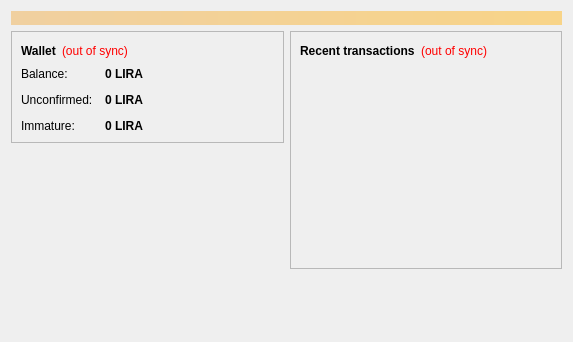
<?xml version="1.0" encoding="UTF-8"?>
<ui version="4.0">
 <class>OverviewPage</class>
 <widget class="QWidget" name="OverviewPage">
  <property name="geometry">
   <rect>
    <x>0</x>
    <y>0</y>
    <width>573</width>
    <height>342</height>
   </rect>
  </property>
  <property name="windowTitle">
   <string>Form</string>
  </property>
  <layout class="QVBoxLayout" name="topLayout">
   <item>
    <widget class="QLabel" name="labelAlerts">
     <property name="visible">
      <bool>false</bool>
     </property>
     <property name="styleSheet">
      <string notr="true">background-color: qlineargradient(x1: 0, y1: 0, x2: 1, y2: 0, stop:0 #F0D0A0, stop:1 #F8D488); color:#000000;</string>
     </property>
     <property name="wordWrap">
      <bool>true</bool>
     </property>
     <property name="margin">
      <number>3</number>
     </property>
    </widget>
   </item>
   <item>
    <layout class="QHBoxLayout" name="horizontalLayout" stretch="1,1">
     <item>
      <layout class="QVBoxLayout" name="verticalLayout_2">
       <item>
        <widget class="QFrame" name="frame">
         <property name="frameShape">
          <enum>QFrame::StyledPanel</enum>
         </property>
         <property name="frameShadow">
          <enum>QFrame::Raised</enum>
         </property>
         <layout class="QVBoxLayout" name="verticalLayout_4">
          <item>
           <layout class="QHBoxLayout" name="horizontalLayout_4">
            <item>
             <widget class="QLabel" name="label_5">
              <property name="font">
               <font>
                <weight>75</weight>
                <bold>true</bold>
               </font>
              </property>
              <property name="text">
               <string>Wallet</string>
              </property>
             </widget>
            </item>
            <item>
             <widget class="QLabel" name="labelWalletStatus">
              <property name="toolTip">
               <string>The displayed information may be out of date. Your wallet automatically synchronizes with the Liracoin network after a connection is established, but this process has not completed yet.</string>
              </property>
              <property name="styleSheet">
               <string notr="true">QLabel { color: red; }</string>
              </property>
              <property name="text">
               <string notr="true">(out of sync)</string>
              </property>
              <property name="alignment">
               <set>Qt::AlignLeading|Qt::AlignLeft|Qt::AlignVCenter</set>
              </property>
             </widget>
            </item>
            <item>
             <spacer name="horizontalSpacer_2">
              <property name="orientation">
               <enum>Qt::Horizontal</enum>
              </property>
              <property name="sizeHint" stdset="0">
               <size>
                <width>40</width>
                <height>20</height>
               </size>
              </property>
             </spacer>
            </item>
           </layout>
          </item>
          <item>
           <layout class="QFormLayout" name="formLayout_2">
            <property name="fieldGrowthPolicy">
             <enum>QFormLayout::AllNonFixedFieldsGrow</enum>
            </property>
            <property name="horizontalSpacing">
             <number>12</number>
            </property>
            <property name="verticalSpacing">
             <number>12</number>
            </property>
            <item row="0" column="0">
             <widget class="QLabel" name="label">
              <property name="text">
               <string>Balance:</string>
              </property>
             </widget>
            </item>
            <item row="0" column="1">
             <widget class="QLabel" name="labelBalance">
              <property name="font">
               <font>
                <weight>75</weight>
                <bold>true</bold>
               </font>
              </property>
              <property name="cursor">
               <cursorShape>IBeamCursor</cursorShape>
              </property>
              <property name="toolTip">
               <string>Your current balance</string>
              </property>
              <property name="text">
               <string notr="true">0 LIRA</string>
              </property>
              <property name="textInteractionFlags">
               <set>Qt::LinksAccessibleByMouse|Qt::TextSelectableByKeyboard|Qt::TextSelectableByMouse</set>
              </property>
             </widget>
            </item>
            <item row="1" column="0">
             <widget class="QLabel" name="label_3">
              <property name="text">
               <string>Unconfirmed:</string>
              </property>
             </widget>
            </item>
            <item row="1" column="1">
             <widget class="QLabel" name="labelUnconfirmed">
              <property name="font">
               <font>
                <weight>75</weight>
                <bold>true</bold>
               </font>
              </property>
              <property name="cursor">
               <cursorShape>IBeamCursor</cursorShape>
              </property>
              <property name="toolTip">
               <string>Total of transactions that have yet to be confirmed, and do not yet count toward the current balance</string>
              </property>
              <property name="text">
               <string notr="true">0 LIRA</string>
              </property>
              <property name="textInteractionFlags">
               <set>Qt::LinksAccessibleByMouse|Qt::TextSelectableByKeyboard|Qt::TextSelectableByMouse</set>
              </property>
             </widget>
            </item>
            <item row="2" column="0">
             <widget class="QLabel" name="labelImmatureText">
              <property name="text">
               <string>Immature:</string>
              </property>
             </widget>
            </item>
            <item row="2" column="1">
             <widget class="QLabel" name="labelImmature">
              <property name="font">
               <font>
                <weight>75</weight>
                <bold>true</bold>
               </font>
              </property>
              <property name="toolTip">
               <string>Mined balance that has not yet matured</string>
              </property>
              <property name="text">
               <string notr="true">0 LIRA</string>
              </property>
              <property name="textInteractionFlags">
               <set>Qt::LinksAccessibleByMouse|Qt::TextSelectableByKeyboard|Qt::TextSelectableByMouse</set>
              </property>
             </widget>
            </item>
           </layout>
          </item>
         </layout>
        </widget>
       </item>
       <item>
        <spacer name="verticalSpacer">
         <property name="orientation">
          <enum>Qt::Vertical</enum>
         </property>
         <property name="sizeHint" stdset="0">
          <size>
           <width>20</width>
           <height>40</height>
          </size>
         </property>
        </spacer>
       </item>
      </layout>
     </item>
     <item>
      <layout class="QVBoxLayout" name="verticalLayout_3">
       <item>
        <widget class="QFrame" name="frame_2">
         <property name="frameShape">
          <enum>QFrame::StyledPanel</enum>
         </property>
         <property name="frameShadow">
          <enum>QFrame::Raised</enum>
         </property>
         <layout class="QVBoxLayout" name="verticalLayout">
          <item>
           <layout class="QHBoxLayout" name="horizontalLayout_2">
            <item>
             <widget class="QLabel" name="label_4">
              <property name="text">
               <string>&lt;b&gt;Recent transactions&lt;/b&gt;</string>
              </property>
             </widget>
            </item>
            <item>
             <widget class="QLabel" name="labelTransactionsStatus">
              <property name="toolTip">
               <string>The displayed information may be out of date. Your wallet automatically synchronizes with the Liracoin network after a connection is established, but this process has not completed yet.</string>
              </property>
              <property name="styleSheet">
               <string notr="true">QLabel { color: red; }</string>
              </property>
              <property name="text">
               <string notr="true">(out of sync)</string>
              </property>
              <property name="alignment">
               <set>Qt::AlignRight|Qt::AlignTrailing|Qt::AlignVCenter</set>
              </property>
             </widget>
            </item>
            <item>
             <spacer name="horizontalSpacer">
              <property name="orientation">
               <enum>Qt::Horizontal</enum>
              </property>
              <property name="sizeHint" stdset="0">
               <size>
                <width>40</width>
                <height>20</height>
               </size>
              </property>
             </spacer>
            </item>
           </layout>
          </item>
          <item>
           <widget class="QListView" name="listTransactions">
            <property name="styleSheet">
             <string notr="true">QListView { background: transparent; }</string>
            </property>
            <property name="frameShape">
             <enum>QFrame::NoFrame</enum>
            </property>
            <property name="verticalScrollBarPolicy">
             <enum>Qt::ScrollBarAlwaysOff</enum>
            </property>
            <property name="horizontalScrollBarPolicy">
             <enum>Qt::ScrollBarAlwaysOff</enum>
            </property>
            <property name="selectionMode">
             <enum>QAbstractItemView::NoSelection</enum>
            </property>
           </widget>
          </item>
         </layout>
        </widget>
       </item>
       <item>
        <spacer name="verticalSpacer_2">
         <property name="orientation">
          <enum>Qt::Vertical</enum>
         </property>
         <property name="sizeHint" stdset="0">
          <size>
           <width>20</width>
           <height>40</height>
          </size>
         </property>
        </spacer>
       </item>
      </layout>
     </item>
    </layout>
   </item>
  </layout>
 </widget>
 <resources/>
 <connections/>
</ui>
